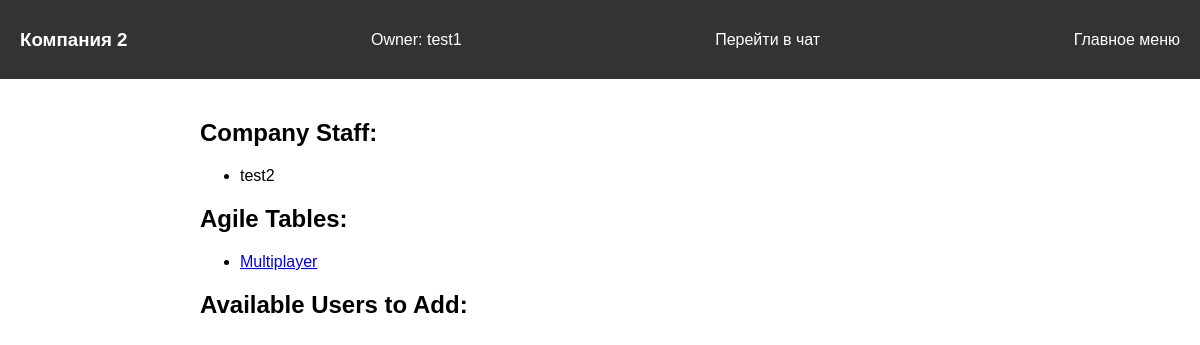
Page /company/2 (signed in) on the committed database.
### app.py (models this page shows)
class Company(Base):
    __tablename__ = 'company'
    company_id = Column(Integer, primary_key=True)
    name = Column(String)
    company_owner = Column(Integer, ForeignKey('user.user_id'))
    owner = relationship("User")
    staff = relationship("CompanyStaff", back_populates="company")
    agile_tables = relationship("AgileTable", back_populates="company")
    chat = relationship("CompanyChat", back_populates="company")

class User(Base):
    __tablename__ = 'user'
    user_id = Column(Integer, primary_key=True)
    username = Column(String, unique=True)
    email = Column(String, unique=True)
    password = Column(LargeBinary)
    company_staff = relationship("CompanyStaff", back_populates="user")
    user_role_id = Column(Integer, ForeignKey('user_role.user_role_id'))
    user_role = relationship("UserRole", back_populates="users")

class CompanyStaff(Base):
    __tablename__ = 'staff'
    staff_id = Column(Integer, primary_key=True)
    user_id = Column(Integer, ForeignKey('user.user_id'))
    company_id = Column(Integer, ForeignKey('company.company_id'))
    user = relationship("User", back_populates="company_staff")
    company = relationship("Company", back_populates="staff")

class AgileTable(Base):
    __tablename__ = 'agile'
    agile_id = Column(Integer, primary_key=True)
    agile_name = Column(String)
    company_id = Column(Integer, ForeignKey('company.company_id'))
    company = relationship("Company", back_populates="agile_tables")
    cards = relationship("Card", back_populates="agile")

### app.py (the view, shortened to what this page needs)
@app.route('/company/<int:company_id>', methods=['GET', 'POST'])
def company(company_id):
    company = Session.query(Company).filter_by(company_id=company_id).first()
    user_id = session['user_id']
    is_owner = company.company_owner == user_id
    company_staff = Session.query(CompanyStaff).filter_by(company_id=company_id).all()
    for staff_member in company_staff:
        staff_member.user.companies = Session.query(Company).join(CompanyStaff).filter_by(user_id=staff_member.user_id).all()
    error = False  # Инициализируем error здесь
    users_without_company_staff_or_owner = Session.query(User).filter(
        ~exists().where(CompanyStaff.user_id == User.user_id),
        ~exists().where(Company.company_owner == User.user_id)
    ).all()
    agile_tables = Session.query(AgileTable).filter(company_id == company_id)
    return render_template('company.html', company=company, company_staff=company_staff, is_owner=is_owner, add_user=users_without_company_staff_or_owner, agile_tables=agile_tables, error=error)

### templates/company.html (shortened to what this page needs)
<!DOCTYPE html>
<html lang="en">
<head>
    <link rel="stylesheet" href="../static/main.css">
</head>
<body>
    <div class="navbar">
        <h3>{{ company.name }}</h3>
        <p>Owner: {{ company.owner.username }}</p>
        <a href="/chat/{{ company.company_id }}">Перейти в чат</a>
        <a href="/main">Главное меню</a>
    </div>
    <div class="container">
        <h2>Company Staff:</h2>
        <ul>
            {% for staff_member in company_staff %}
                <li>
                    {{ staff_member.user.username }}
                </li>
            {% endfor %}
        </ul>
        <h2>Agile Tables:</h2>
        <ul>
            {% for agile_table in company.agile_tables %}
                <li><a href="/agile-table/{{ agile_table.agile_id }}">{{ agile_table.agile_name }}</a></li>
            {% endfor %}
        </ul>
        <h2>Available Users to Add:</h2>
    </div>
</body>
</html>

### static/main.css (style rules this page uses)
body { font-family: Arial, sans-serif; margin: 0; padding: 0; }
.container { max-width: 800px; margin: 0 auto; padding: 20px; }
.navbar { display: flex; justify-content: space-between; align-items: center; background-color: #333; color: #fff; padding: 10px 20px; }
.navbar a { color: #fff; text-decoration: none; margin-left: 10px; }

### rows in the picture
Company: name "Компания 2"
User: owner.username "test1"
CompanyStaff: user.username "test2"
AgileTable: agile_name "Multiplayer"
